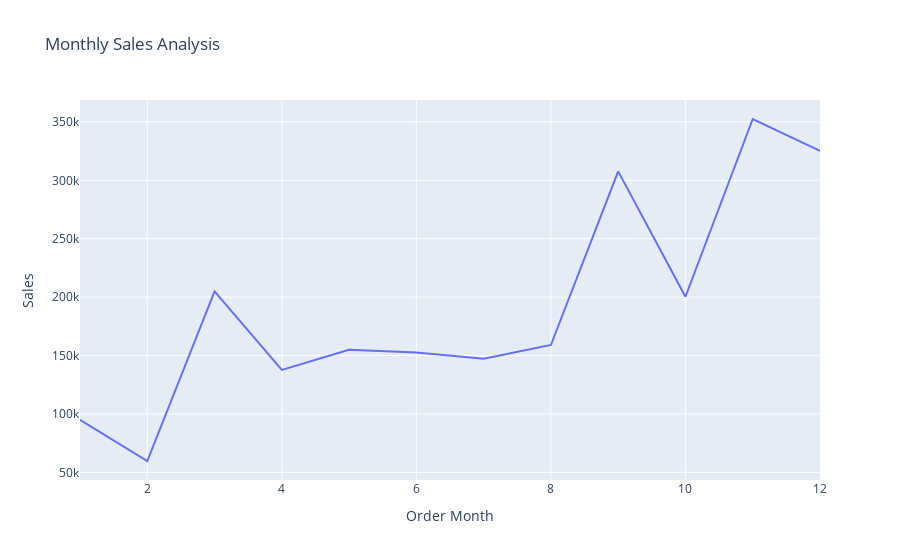

Notebook source saved alongside this figure:
### Markdown cell above
The code below is performing the following tasks:

1. It groups the data by the 'Order Month' column.
2. It sums up the 'Sales' values for each month.
3. It resets the index of the resulting DataFrame.
4. It uses Plotly Express (`px`) to create a line chart (`line` method).
5. The x-axis of the chart represents the 'Order Month,' and the y-axis represents the total 'Sales.'
6. The chart is given the title 'Monthly Sales Analysis.'
7. Finally, it displays the chart using `fig.show()`.

### Code cell
sales_by_month = data.groupby('Order Month')['Sales'].sum().reset_index()

fig = px.line(sales_by_month, 
              x='Order Month', 
              y='Sales', 
              title='Monthly Sales Analysis')
fig.show()

### Figure 1 — Plotly figure (JSON) as saved in the notebook; plotly's stock layout.template omitted (floating-point values rounded to 4 significant figures)
{"data": [{"hovertemplate": "Order Month=%{x}<br>Sales=%{y}<extra></extra>", "legendgroup": "", "line": {"color": "#636efa", "dash": "solid"}, "marker": {"symbol": "circle"}, "mode": "lines", "name": "", "orientation": "v", "showlegend": false, "type": "scatter", "x": [1, 2, 3, 4, 5, 6, 7, 8, 9, 10, 11, 12], "xaxis": "x", "y": [94920.0, 59750.0, 205000.0, 137800.0, 155000.0, 152700.0, 147200.0, 159000.0, 307600.0, 200300.0, 352500.0, 325300.0], "yaxis": "y"}], "layout": {"legend": {"tracegroupgap": 0}, "title": {"text": "Monthly Sales Analysis"}, "xaxis": {"anchor": "y", "domain": [0, 1], "title": {"text": "Order Month"}}, "yaxis": {"anchor": "x", "domain": [0, 1], "title": {"text": "Sales"}}}}
